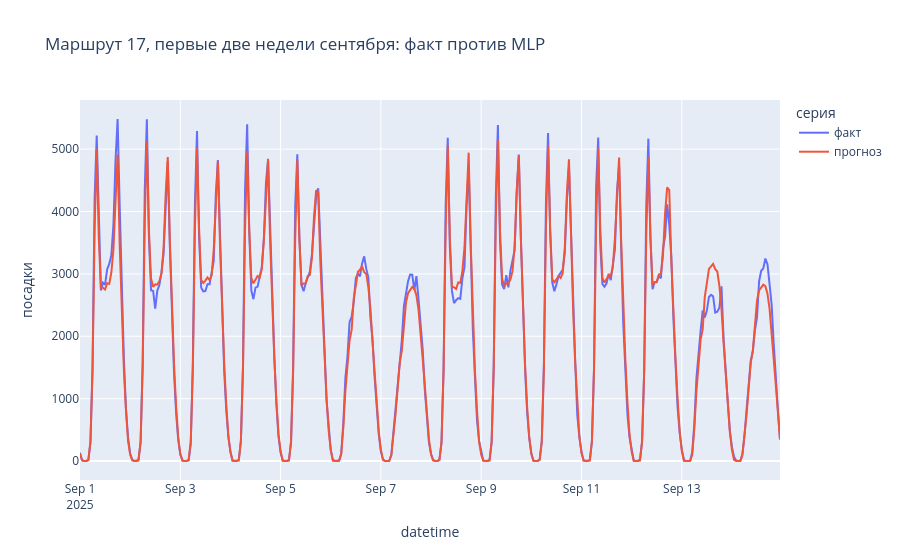

Source (notebook cell):
### Code cell
check = (
    test_df
    .with_columns(pl.Series("прогноз", pred_test))
    .filter((pl.col("route") == 17) & (pl.col("date") <= date(2025, 9, 14)))
    .with_columns(
        (pl.col("date_str") + pl.lit(" ") + pl.col("hour").cast(pl.String).str.zfill(2) + pl.lit(":00"))
        .str.strptime(pl.Datetime, format="%Y-%m-%d %H:%M").alias("datetime")
    )
    .select(["datetime", "target", "прогноз"]).rename({"target": "факт"})
    .unpivot(index="datetime", variable_name="серия", value_name="посадки")
)
fig = px.line(check, x="datetime", y="посадки", color="серия",
              title="Маршрут 17, первые две недели сентября: факт против MLP")
fig.show()

### Figure 1 — Plotly figure (JSON) as saved in the notebook; plotly's stock layout.template omitted (floating-point values rounded to 4 significant figures; data arrays with more than 128 entries replaced by an {"elided": "..."} marker saying what was removed)
{"data": [{"hovertemplate": "серия=факт<br>datetime=%{x}<br>посадки=%{y}<extra></extra>", "legendgroup": "факт", "line": {"color": "#636efa", "dash": "solid"}, "marker": {"symbol": "circle"}, "mode": "lines", "name": "факт", "orientation": "v", "showlegend": true, "type": "scatter", "x": {"elided": "336 str values"}, "xaxis": "x", "y": {"elided": "336 float values"}, "yaxis": "y"}, {"hovertemplate": "серия=прогноз<br>datetime=%{x}<br>посадки=%{y}<extra></extra>", "legendgroup": "прогноз", "line": {"color": "#EF553B", "dash": "solid"}, "marker": {"symbol": "circle"}, "mode": "lines", "name": "прогноз", "orientation": "v", "showlegend": true, "type": "scatter", "x": {"elided": "336 str values"}, "xaxis": "x", "y": {"elided": "336 float values"}, "yaxis": "y"}], "layout": {"legend": {"title": {"text": "серия"}, "tracegroupgap": 0}, "title": {"text": "Маршрут 17, первые две недели сентября: факт против MLP"}, "xaxis": {"anchor": "y", "domain": [0, 1], "title": {"text": "datetime"}}, "yaxis": {"anchor": "x", "domain": [0, 1], "title": {"text": "посадки"}}}}
